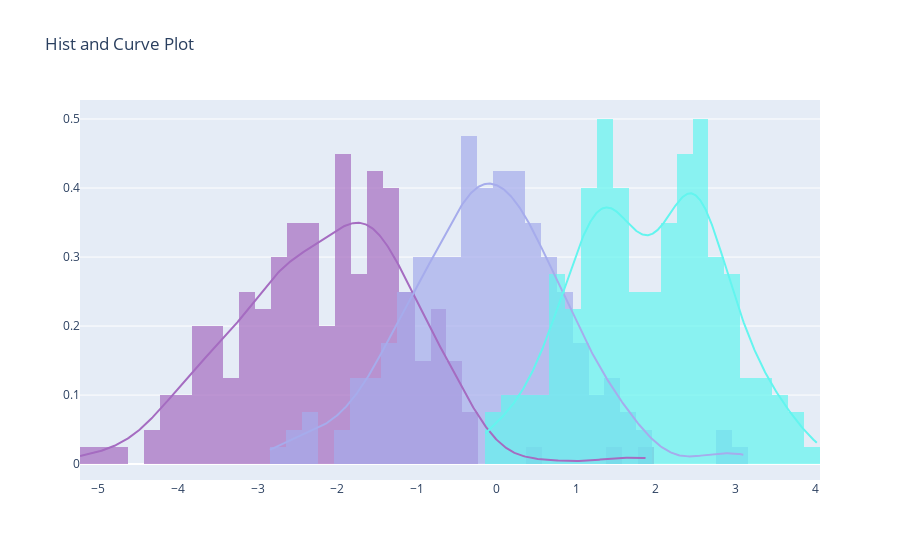

Notebook cell for this chart:
### Code cell
import plotly.figure_factory as ff
import numpy as np

x1 = np.random.randn(200) - 2
x2 = np.random.randn(200)
x3 = np.random.randn(200) + 2

hist_data = [x1, x2, x3]

group_labels = ['Group 1', 'Group 2', 'Group 3']
colors = ['#A56CC1', '#A6ACEC', '#63F5EF']

# Create distplot with curve_type set to 'normal'
fig = ff.create_distplot(hist_data, group_labels, colors=colors,
                         bin_size=.2, show_rug=False)

# Add title
fig.update_layout(title_text='Hist and Curve Plot')
fig.update_layout(showlegend=False)

fig.show()

### Figure 1 — Plotly figure (JSON) as saved in the notebook; plotly's stock layout.template omitted (floating-point values rounded to 4 significant figures; data arrays with more than 128 entries replaced by an {"elided": "..."} marker saying what was removed)
{"data": [{"autobinx": false, "histnorm": "probability density", "legendgroup": "Group 1", "marker": {"color": "#A56CC1"}, "name": "Group 1", "opacity": 0.7, "type": "histogram", "x": {"elided": "200 float values"}, "xaxis": "x", "xbins": {"end": 1.884, "size": 0.2, "start": -5.228}, "yaxis": "y"}, {"autobinx": false, "histnorm": "probability density", "legendgroup": "Group 2", "marker": {"color": "#A6ACEC"}, "name": "Group 2", "opacity": 0.7, "type": "histogram", "x": {"elided": "200 float values"}, "xaxis": "x", "xbins": {"end": 3.11, "size": 0.2, "start": -2.845}, "yaxis": "y"}, {"autobinx": false, "histnorm": "probability density", "legendgroup": "Group 3", "marker": {"color": "#63F5EF"}, "name": "Group 3", "opacity": 0.7, "type": "histogram", "x": {"elided": "200 float values"}, "xaxis": "x", "xbins": {"end": 4.028, "size": 0.2, "start": -0.1398}, "yaxis": "y"}, {"legendgroup": "Group 1", "marker": {"color": "#A56CC1"}, "mode": "lines", "name": "Group 1", "showlegend": false, "type": "scatter", "x": {"elided": "500 float values"}, "xaxis": "x", "y": {"elided": "500 float values"}, "yaxis": "y"}, {"legendgroup": "Group 2", "marker": {"color": "#A6ACEC"}, "mode": "lines", "name": "Group 2", "showlegend": false, "type": "scatter", "x": {"elided": "500 float values"}, "xaxis": "x", "y": {"elided": "500 float values"}, "yaxis": "y"}, {"legendgroup": "Group 3", "marker": {"color": "#63F5EF"}, "mode": "lines", "name": "Group 3", "showlegend": false, "type": "scatter", "x": {"elided": "500 float values"}, "xaxis": "x", "y": {"elided": "500 float values"}, "yaxis": "y"}], "layout": {"barmode": "overlay", "hovermode": "closest", "legend": {"traceorder": "reversed"}, "showlegend": false, "title": {"text": "Hist and Curve Plot"}, "xaxis": {"anchor": "y2", "domain": [0, 1], "zeroline": false}, "yaxis": {"anchor": "free", "domain": [0, 1], "position": 0}}}
